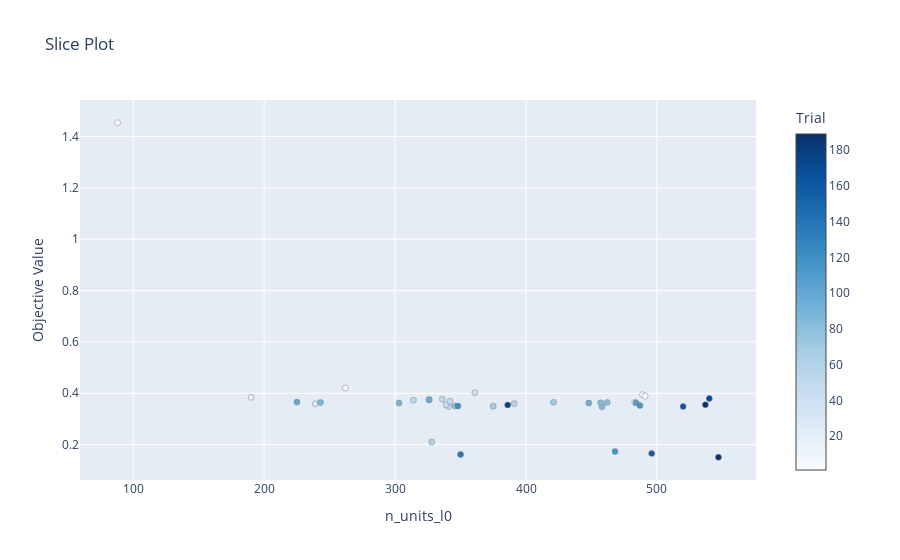

Notebook cell for this chart:
### Code cell
optuna.visualization.plot_slice(study, params = ['n_units_l0']).show()

### Figure 1 — Plotly figure (JSON) as saved in the notebook; plotly's stock layout.template omitted (floating-point values rounded to 4 significant figures)
{"data": [{"marker": {"color": [1, 2, 3, 4, 5, 19, 26, 38, 48, 49, 51, 52, 53, 57, 62, 69, 71, 82, 83, 84, 85, 87, 88, 89, 94, 95, 100, 107, 115, 116, 122, 139, 157, 163, 170, 176, 186, 189], "colorbar": {"title": {"text": "Trial"}, "x": 1, "xpad": 40}, "colorscale": [[0, "rgb(247,251,255)"], [0.125, "rgb(222,235,247)"], [0.25, "rgb(198,219,239)"], [0.375, "rgb(158,202,225)"], [0.5, "rgb(107,174,214)"], [0.625, "rgb(66,146,198)"], [0.75, "rgb(33,113,181)"], [0.875, "rgb(8,81,156)"], [1, "rgb(8,48,107)"]], "line": {"color": "Grey", "width": 0.5}}, "mode": "markers", "name": "Feasible Trial", "showlegend": false, "type": "scatter", "x": [489, 88, 491, 483, 262, 190, 239, 361, 341, 339, 342, 336, 314, 391, 328, 375, 421, 346, 462, 458, 457, 243, 326, 303, 326, 448, 225, 484, 487, 468, 348, 350, 496, 520, 540, 386, 547, 537], "y": [0.3946, 1.454, 0.3892, 0.3649, 0.4208, 0.3842, 0.3592, 0.4028, 0.3487, 0.3544, 0.3688, 0.3771, 0.3736, 0.3599, 0.2103, 0.3497, 0.3649, 0.3504, 0.3644, 0.3473, 0.3627, 0.3645, 0.3739, 0.3619, 0.3759, 0.3618, 0.3656, 0.3633, 0.3523, 0.1733, 0.3503, 0.1621, 0.1658, 0.3483, 0.38, 0.3544, 0.1509, 0.3554]}], "layout": {"title": {"text": "Slice Plot"}, "xaxis": {"title": {"text": "n_units_l0"}}, "yaxis": {"title": {"text": "Objective Value"}}}}
